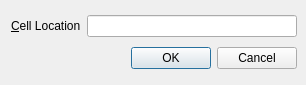
<?xml version="1.0" encoding="UTF-8"?>
<ui version="4.0">
 <class>GoToCellDialog</class>
 <widget class="QWidget" name="GoToCellDialog">
  <property name="geometry">
   <rect>
    <x>0</x>
    <y>0</y>
    <width>306</width>
    <height>85</height>
   </rect>
  </property>
  <property name="windowTitle">
   <string>Form</string>
  </property>
  <widget class="QWidget" name="">
   <property name="geometry">
    <rect>
     <x>11</x>
     <y>11</y>
     <width>286</width>
     <height>63</height>
    </rect>
   </property>
   <layout class="QVBoxLayout" name="verticalLayout">
    <item>
     <layout class="QHBoxLayout" name="horizontalLayout_2">
      <item>
       <widget class="QLabel" name="label">
        <property name="text">
         <string>&amp;Cell Location</string>
        </property>
        <property name="buddy">
         <cstring>lineEdit</cstring>
        </property>
       </widget>
      </item>
      <item>
       <widget class="QLineEdit" name="lineEdit"/>
      </item>
     </layout>
    </item>
    <item>
     <widget class="QDialogButtonBox" name="buttonBox">
      <property name="standardButtons">
       <set>QDialogButtonBox::Cancel|QDialogButtonBox::Ok</set>
      </property>
     </widget>
    </item>
   </layout>
  </widget>
 </widget>
 <resources/>
 <connections/>
</ui>
